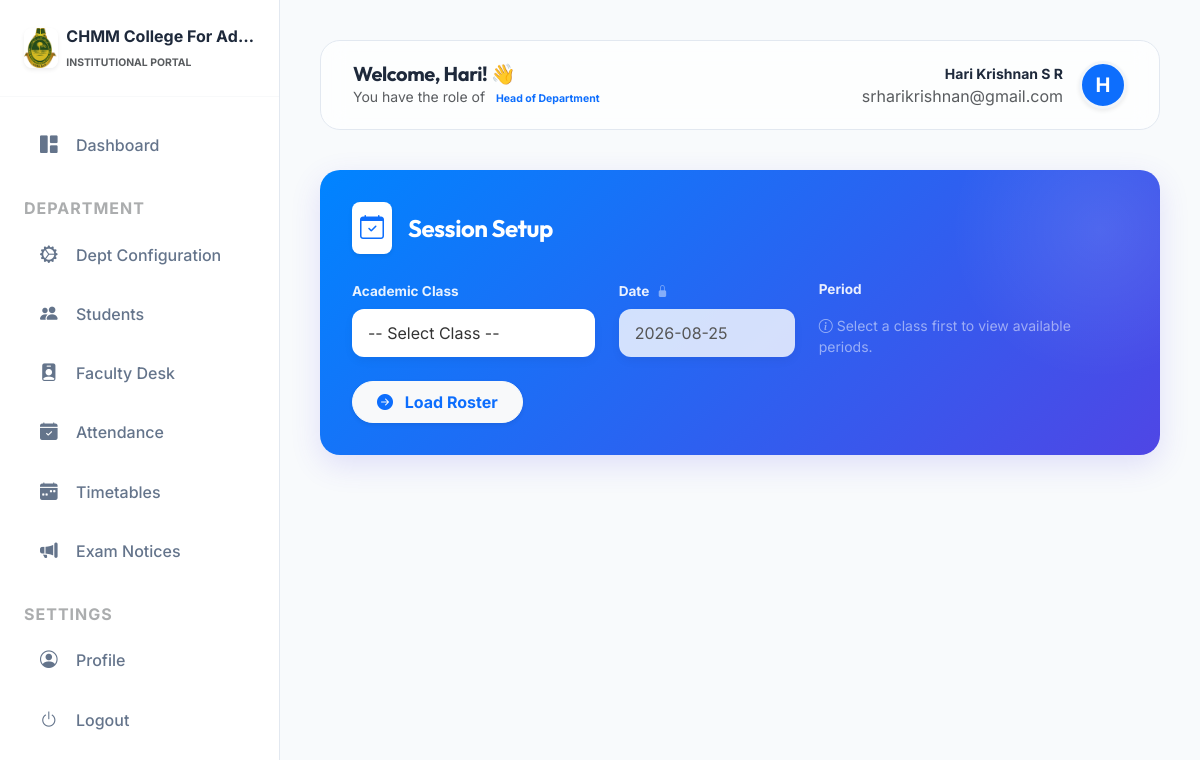
Screenshot of /management/attendance/ (signed in) with the database file from the repository.
### colleges/models.py (models this page shows, shortened)
class College(models.Model):
    STATUS_CHOICES = (
        ('PENDING', 'Pending Approval'),
        ('APPROVED', 'Approved'),
        ('REJECTED', 'Rejected'),
    )
    name = models.CharField(max_length=255)
    slug = models.SlugField(unique=True, blank=True)
    logo = models.ImageField(upload_to='college_logos/', null=True, blank=True)
    theme_color = models.CharField(max_length=7, default='#3b82f6')
    address = models.TextField()
    contact_email = models.EmailField()
    phone_number = models.CharField(max_length=15, blank=True)
    district = models.CharField(max_length=100, blank=True)
    university_affiliation = models.CharField(max_length=500, blank=True, help_text="Comma-separated list of affiliated universities.")
    description = models.TextField(blank=True, help_text="Briefly describe your institution.")
    established_year = models.PositiveIntegerField(null=True, blank=True)
    registration_number = models.CharField(max_length=100, unique=True, null=True)
    website = models.URLField(null=True, blank=True)
    verification_document = models.FileField(upload_to='verification_docs/', null=True, blank=True)
    status = models.CharField(max_length=20, choices=STATUS_CHOICES, default='PENDING')
    rejection_reason = models.TextField(blank=True, null=True, help_text="Reason for rejection, shown to the institution.")
    slug_updated = models.BooleanField(default=False)
    created_at = models.DateTimeField(auto_now_add=True)

### accounts/models.py (models this page shows, shortened)
class CustomUser(AbstractUser):
    ROLES = (
        ('SUPER_ADMIN', 'Super Admin'),
        ('COLLEGE_ADMIN', 'College Admin'),
        ('HOD', 'Head of Department'),
        ('TEACHER', 'Teacher'),
        ('STUDENT', 'Student'),
    )
    username = None
    email = models.EmailField(unique=True)
    role = models.CharField(max_length=20, choices=ROLES, default='STUDENT')
    college = models.ForeignKey(College, on_delete=models.CASCADE, null=True, blank=True, related_name='users')
    objects = CustomUserManager()
    USERNAME_FIELD = 'email'
    REQUIRED_FIELDS = []

### management/views.py (the view, shortened to what this page needs)
# urls.py: path('attendance/', views.mark_attendance, name='mark_attendance'),
@login_required
def mark_attendance(request):
    if request.user.role not in ['TEACHER', 'HOD']: return redirect('dashboard')
    students = StudentProfile.objects.filter(college=request.college)
    if request.user.role == 'HOD':
        students = students.filter(department=request.user.hod_profile.department)
    return render(request, 'management/mark_attendance.html', {'students': students})

### management/templates/management/mark_attendance.html (shortened to what this page needs)
{% extends 'base.html' %}
{% block content %}
<div class="row g-4">
    <div class="col-12">
        <div class="glass-header mb-2">
            <div class="d-flex align-items-center mb-4 position-relative z-1">
                <div class="bg-white rounded-3 p-2 shadow-sm me-3 text-primary">
                    <i class="bi bi-calendar-check fs-4"></i>
                </div>
                <div>
                    <h4 class="fw-bold mb-0 text-white">Session Setup</h4>
                </div>
            </div>
            <form method="get" class="position-relative z-1">
                <div class="row g-4 align-items-end">
                    <div class="col-md-4">
                        <label class="form-label fw-bold">Academic Class</label>
                        <select name="class_id" class="form-select" id="classSelect" required>
                            <option value="">-- Select Class --</option>
                        </select>
                    </div>
                    <div class="col-md-3">
                        <label class="form-label fw-bold">Date <i class="bi bi-lock-fill ms-1 opacity-50 small"></i></label>
                        <input type="text" class="form-control" value="{% now 'Y-m-d' %}" readonly disabled>
                    </div>
                    <div class="col-md-5">
                        <label class="form-label fw-bold d-block">Period</label>
                        <div class="d-flex flex-wrap gap-2" id="period-bubbles-container">
                        </div>
                    </div>
                    <div class="col-12 mt-4">
                        <button type="submit" class="btn btn-light text-primary fw-bold px-4 py-2 rounded-pill shadow-sm">
                            <i class="bi bi-arrow-right-circle-fill me-2"></i> Load Roster
                        </button>
                    </div>
                </div>
            </form>
        </div>
    </div>
</div>
{% endblock %}

### templates/base.html (shortened to what this page needs)
{% load static %}
<!DOCTYPE html>
<html lang="en">
<head>
    <link href="https://cdn.jsdelivr.net/npm/bootstrap@5.3.0/dist/css/bootstrap.min.css" rel="stylesheet">
    <link rel="stylesheet" href="https://cdn.jsdelivr.net/npm/bootstrap-icons@1.11.1/font/bootstrap-icons.css">
</head>
<body>
    {% if user.is_authenticated %}
    <aside class="sidebar" id="sidebar">
        <div class="p-4 mb-3 d-flex align-items-center border-bottom border-light">
            {% if request.college.logo %}
            <img src="{{ request.college.logo.url }}" alt="Logo" height="40" class="me-2 rounded-3 shadow-sm">
            {% else %}
            <div class="bg-primary rounded-3 p-2 me-2 shadow-sm"><i class="bi bi-mortarboard-fill text-white fs-5"></i></div>
            {% endif %}
            <div class="overflow-hidden">
                <span class="fs-6 fw-bold text-main d-block text-truncate">{{ request.college.name|default:"Management Panel" }}</span>
                <span class="x-small text-muted text-uppercase fw-bold letter-spacing-1" style="font-size: 0.65rem;">Institutional Portal</span>
            </div>
        </div>
        <nav class="mt-2" style="max-height: calc(100vh - 100px); overflow-y: auto; overflow-x: hidden;">
            {% if user.role == 'SUPER_ADMIN' %}
            <a href="{% url 'college_approval_queue' %}"
                class="nav-link-custom {% if request.resolver_match.url_name == 'college_approval_queue' %}active{% endif %}">
                <i class="bi bi-speedometer2"></i> Management Console
            </a>
            {% else %}
            <a href="{% url 'dashboard' %}"
                class="nav-link-custom {% if request.resolver_match.url_name == 'dashboard' %}active{% endif %}">
                <i class="bi bi-grid-1x2-fill"></i> Dashboard
            </a>
            {% endif %}
            {% if user.role == 'HOD' %}
            <div class="px-4 mt-4 mb-2 text-uppercase x-small fw-bold text-muted opacity-50" style="letter-spacing: 1px;">Department</div>
            <a href="{% url 'department_configuration' %}" class="nav-link-custom {% if request.resolver_match.url_name == 'department_configuration' %}active{% endif %}">
                <i class="bi bi-gear-wide-connected"></i> Dept Configuration
            </a>
            <a href="{% url 'student_list' %}" class="nav-link-custom">
                <i class="bi bi-people-fill"></i> Students
            </a>
            <a href="{% url 'teacher_list' %}" class="nav-link-custom">
                <i class="bi bi-person-badge-fill"></i> Faculty Desk
            </a>
            <a href="{% url 'mark_attendance' %}" class="nav-link-custom">
                <i class="bi bi-calendar-check-fill"></i> Attendance
            </a>
            <a href="{% url 'create_timetable' %}" class="nav-link-custom">
                <i class="bi bi-calendar-week-fill"></i> Timetables
            </a>
            <a href="{% url 'create_exam_notification' %}" class="nav-link-custom">
                <i class="bi bi-megaphone-fill"></i> Exam Notices
            </a>
            {% endif %}
            <div class="px-4 mt-4 mb-2 text-uppercase x-small fw-bold text-muted opacity-50" style="letter-spacing: 1px;">Settings</div>
            <a href="{% url 'edit_profile' %}" class="nav-link-custom {% if 'profile' in request.path %}active{% endif %}">
                <i class="bi bi-person-circle"></i> Profile
            </a>
            <form action="{% url 'logout' %}" method="post" class="m-0">
                <button type="submit" class="nav-link-custom border-0 bg-transparent w-100 text-start">
                    <i class="bi bi-power"></i> Logout
                </button>
            </form>
        </nav>
    </aside>
    {% endif %}
    <main class="{% if user.is_authenticated %}main-content{% endif %}">
        {% if user.is_authenticated %}
        <header class="header-glass animate-up">
            <div class="d-flex align-items-center">
                <div>
                    <h5 class="fw-bold mb-0">Welcome, {{ user.first_name }}! 👋</h5>
                    <p class="text-muted small mb-0 d-none d-md-block">You have the role of <span class="badge bg-primary-soft text-primary rounded-pill">{{ user.get_role_display }}</span></p>
                </div>
            </div>
            <div class="d-flex align-items-center gap-3">
                <div class="d-flex align-items-center gap-3">
                    <div class="text-end d-none d-md-block">
                        <span class="fw-bold d-block small">{{ user.get_full_name }}</span>
                        <span class="text-muted x-small">{{ user.email }}</span>
                    </div>
                    <div class="bg-primary rounded-circle shadow-sm d-flex align-items-center justify-content-center"
                        style="width: 48px; height: 48px; border: 3px solid var(--surface-2);">
                        <span class="fw-bold text-white fs-5">{{ user.first_name|first|upper }}</span>
                    </div>
                </div>
            </div>
        </header>
        {% endif %}
        <div class="container-fluid p-0 animate-up">
            {% block content %}{% endblock %}
        </div>
    </main>
</body>
</html>

### management/templates/management/mark_attendance.html (style rules this page uses)
.glass-header { background: linear-gradient(135deg, var(--primary) 0%, #4f46e5 100%); color: white; border-radius: 20px; box-shadow: 0 10px 30px rgba(79, 70, 229, 0.15); padding: 2rem; position: relative; overflow: hidden; }
.glass-header::before { content: ''; position: absolute; top: 0; right: 0; width: 300px; height: 300px; background: radial-gradient(circle, rgba(255,255,255,0.1) 0%, transparent 70%); transform: translate(30%, -30%); pointer-events: none; }
.glass-header .form-label { color: rgba(255, 255, 255, 0.9); font-size: 0.85rem; }
.glass-header .form-select, .glass-header .form-control { background: white; border: none; color: #333; border-radius: 12px; padding: 0.75rem 1rem; box-shadow: 0 4px 10px rgba(0,0,0,0.05); }
.glass-header input[readonly] { background: rgba(255, 255, 255, 0.8) !important; color: #555; }

### rows the page displays
College: college.logo (picture), college.name "CHMM College For Ad…"
CustomUser: first_name "Hari", role "Head of Department", get_full_name "Hari Krishnan S R", email "srharikrishnan@gmail.com", first_name|first "H"
